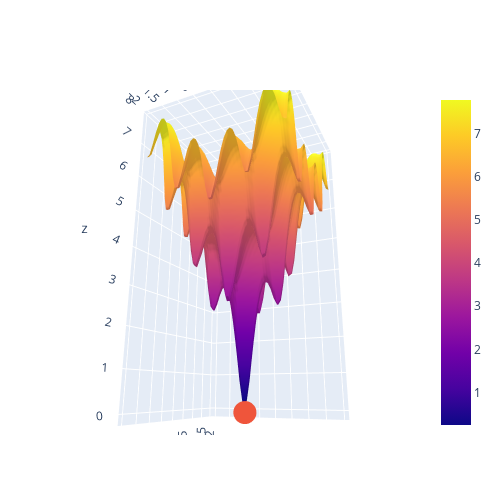

Here is the notebook cell this chart was saved with:
### Code cell
a.visualise3d(lim=2, n=50)
